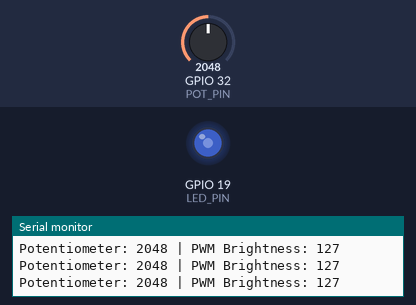
A sketch run on a simulated ESP32. Parts: output pins drawn as LEDs (lit = HIGH), the last lines printed to the serial monitor. The test bench sets the inputs (shaded band); at power-on: GPIO 32 (POT_PIN) = 2048.

Above: at 1.2 s.
1.3 s: GPIO 32 (POT_PIN) set to 2866
At 2.2 s:
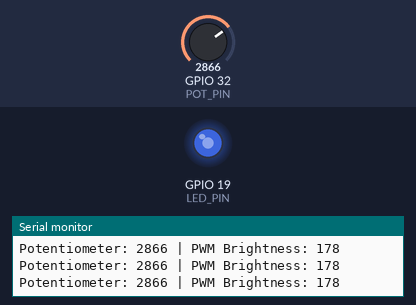
2.8 s: GPIO 32 (POT_PIN) set to 3603
At 3.7 s:
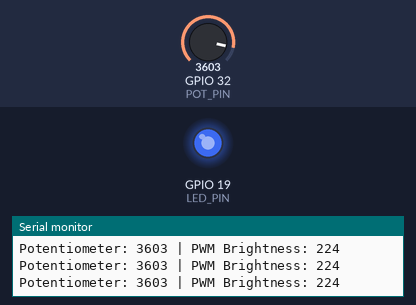
4.3 s: GPIO 32 (POT_PIN) set to 491
At 5.5 s:
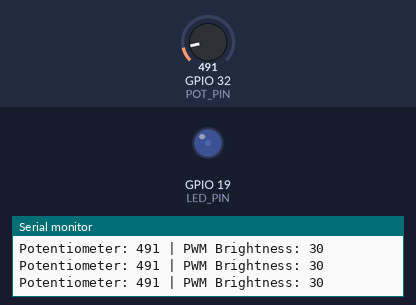
5.8 s: GPIO 32 (POT_PIN) set to 0
At 7.0 s:
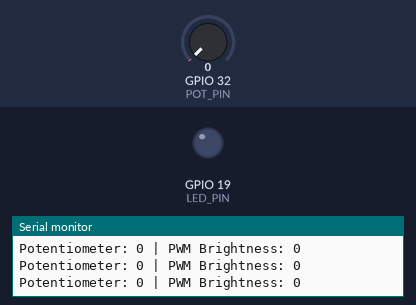
7.3 s: GPIO 32 (POT_PIN) set to 2047
At 8.5 s:
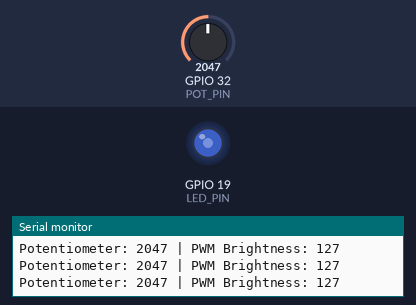
Timing chart, 0 to 9.8 s (numbered marks = the images above; inputs shaded):
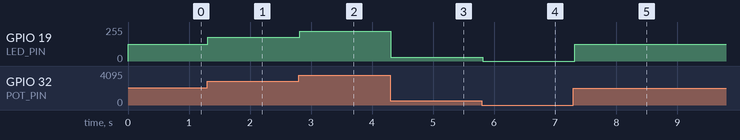

The sketch:

act01.ino
```cpp
#define POT_PIN 32
#define LED_PIN 19

void setup() {
  // Set ADC attenuation for the potentiometer pin
  analogSetAttenuation(ADC_11db);

  // Configure LED PWM
  // GPIO 19, 5 kHz frequency, 8-bit resolution
  ledcAttach(LED_PIN, 5000, 8);

  Serial.begin(115200);
}

void loop() {
  // Read potentiometer
  int potValue = analogRead(POT_PIN);

  // Convert ADC value (0-4095) to PWM value (0-255)
  int pwmValue = map(potValue, 0, 4095, 0, 255);

  // Set LED brightness
  ledcWrite(LED_PIN, pwmValue);

  // Display values
  Serial.print("Potentiometer: ");
  Serial.print(potValue);
  Serial.print(" | PWM Brightness: ");
  Serial.println(pwmValue);

  delay(20);
}
```

Measured:
- after the input at 1.3 s, GPIO 19 (LED_PIN): 127/255 → 177/255 at once
- after the input at 2.8 s, GPIO 19 (LED_PIN): 177/255 → 223/255 at once
- after the input at 4.3 s, GPIO 19 (LED_PIN): 223/255 → 30/255 at once
- after the input at 5.8 s, GPIO 19 (LED_PIN): 30/255 → 0/255 at once
- after the input at 7.3 s, GPIO 19 (LED_PIN): 0/255 → 127/255 at once
